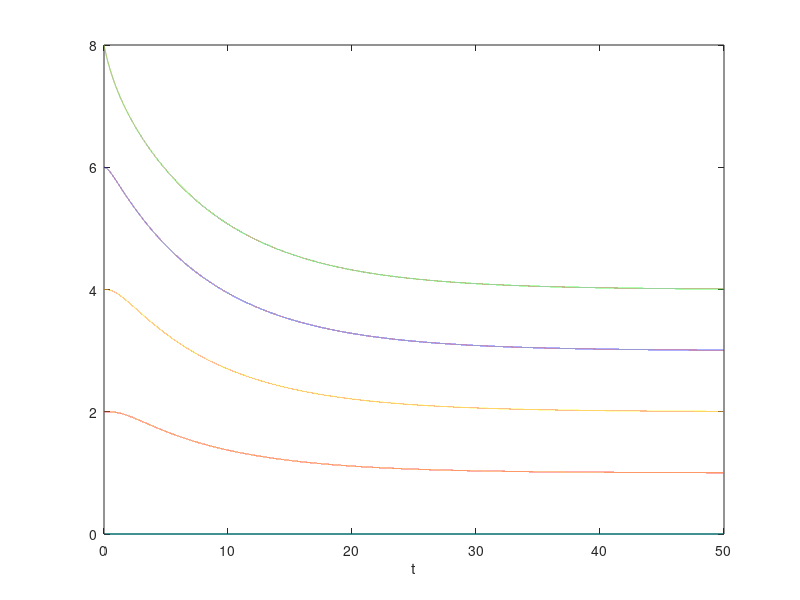

This chart was generated by the following MATLAB code:
N=5;
cell_positions = 2*(0:(N-1));
% default_postiion = 0:(N-1);
s0 = 1; %default length
tend = 50;% how long the simulation goes for



deltat = 0.001;
for t = 1:1:(tend/(deltat));
    extensions = diff(cell_positions(t,:))-1;
    forces = - [extensions(1) extensions] + [extensions 0];
    cell_positions(t+1,:) = cell_positions(t,:) +deltat*forces;
end
plot(0:deltat:tend,cell_positions);
xlabel('t')